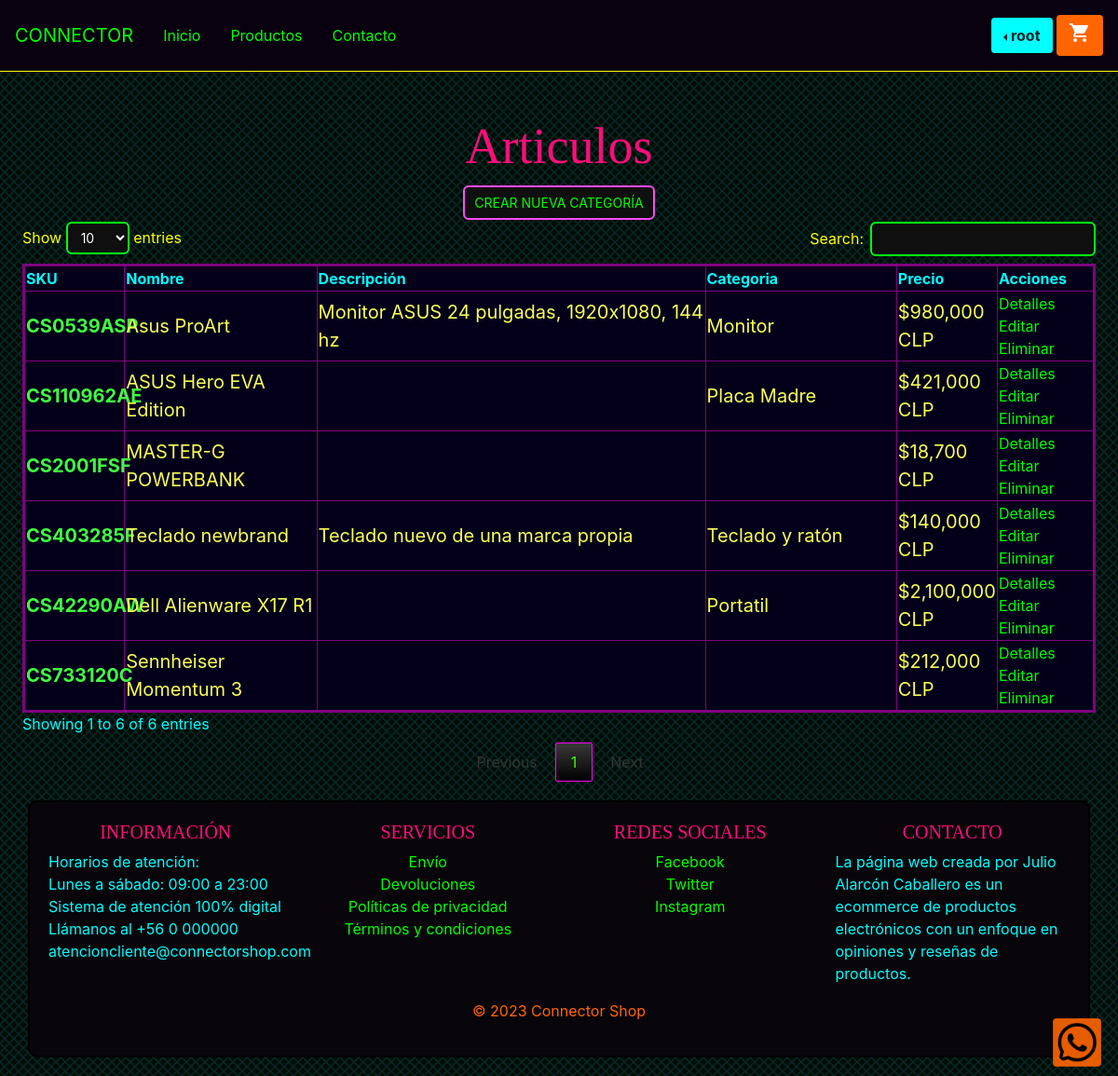
/article/list/ (signed in), run on an earlier commit of the app's database.
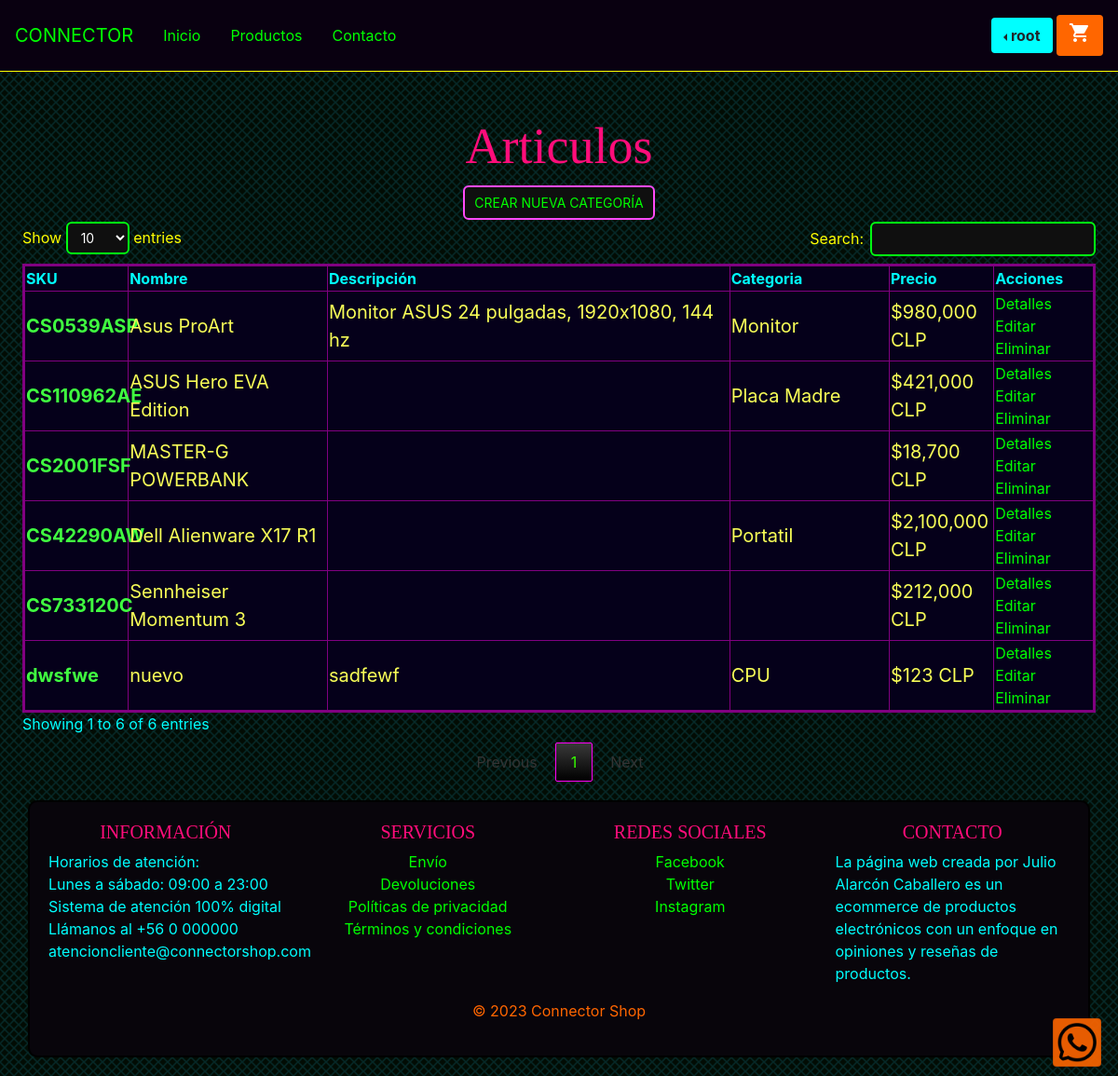
And on a later commit of the database.
### connectorshop/models.py (models this page shows, shortened)
class Article(models.Model):
    title = models.CharField(max_length=200)
    sku = models.CharField(max_length=50, default='0')
    price = models.IntegerField(default=0)
    stock = models.IntegerField(default=0)
    description = models.TextField(blank=True)
    image = models.ImageField(upload_to='images/', default='images/nullproduct.jpg')
    category = models.ManyToManyField(Category)
    tag = models.ManyToManyField(Tag)
    published = models.BooleanField(default=False)
    created_at = models.DateTimeField(auto_now_add=True)
    updated_at = models.DateTimeField(auto_now=True)

class Category(models.Model):
    name = models.CharField(max_length=200)
    description = models.TextField(blank=True)
    image = models.ImageField(upload_to='categories/')
    highlighted = models.BooleanField(default=False)
    order = models.IntegerField(default=0)
    created_at = models.DateTimeField(auto_now_add=True)
    updated_at = models.DateTimeField(auto_now=True)

### connectorshop/views.py (the view)
# urls.py: path('article/list/', views.article_list, name='article_list'),
@superuser_required
def article_list(request):
    template_name = 'articles/article_list.html'
    articles = Article.objects.all().order_by('-created_at')
    context = {
        'articles': articles
    }
    return render(request, template_name, context)

### connectorshop/views.py (called while the page is built)
def superuser_required(view_func):
    decorated_view_func = user_passes_test(lambda u: u.is_superuser, login_url='/')(view_func)
    return decorated_view_func

### connectorshop/templates/articles/article_list.html (shortened to what this page needs)
{% extends 'base.html' %} {% block content %}
<h1>Articulos</h1>
<div class="button-center">
	<a class="cyberpunk-button" href="{% url 'article_new' %}">Crear nueva categoría</a>
</div>
<div class="container-fluid centered">
	<div class="row px-4">
		<table id="my-table" border="1" style="border: 3px solid purple">
			<thead>
				<tr>
					<th class="text-aqua">SKU</th>
					<th class="text-aqua">Nombre</th>
					<th class="text-aqua">Descripción</th>
					<th class="text-aqua">Categoria</th>
					<th class="text-aqua">Precio</th>
					<th class="text-aqua">Acciones</th>
				</tr>
			</thead>
			<tbody id="table-body">
				{% for article in articles %}
				<tr>
					<td class="text-green text-20 bold" style="max-width: 80px;">{{ article.sku }}</td>
					<td class="text-20" style="max-width: 150px;">{{ article.title }}</td>
					<td class="text-20" style="max-width: 300px;">{{ article.description }}</td>
					<td class="text-20" style="max-width: 150px;">
						{% for category in article.category.all %}
						{{ category.name }}
						{% endfor %}
					</td>
					{% load humanize %}
					<td class="text-20" style="max-width: 80px;">${{ article.price|floatformat:0|intcomma }} CLP</td>
					<td>
						<a href="{% url 'article_detail' article.id %}">Detalles</a></br>
						<a href="{% url 'article_edit' article.id %}">Editar</a></br>
						<a href="{% url 'article_delete' article.id %}" onclick="return confirm('¿Estás seguro que quieres eliminar este articulo?');">Eliminar</a>
					</td>
				</tr>
				{% endfor %}
			</tbody>
		</table>
	</div>
</div>
<link rel="stylesheet" type="text/css" href="/media/styles/style_table_list.css" />
{% endblock %}

What changed in the data, as far as the page shows it:
removed Article: sku "CS403285F", title "Teclado newbrand", description "Teclado nuevo de una marca propia", price "140,000"
no longer on this page (row unchanged): Category: name "Teclado y ratón", shown under "CS403285F"
added Article: sku "dwsfwe", title "nuevo", description "sadfewf", price "123"
now on this page (row unchanged): Category: name "CPU", shown under "dwsfwe"
